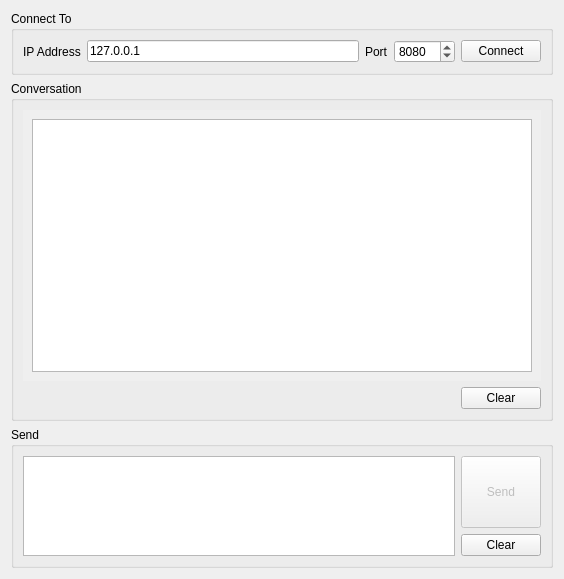
<?xml version="1.0" encoding="UTF-8"?>
<ui version="4.0">
 <class>TcpClientWidget</class>
 <widget class="QWidget" name="TcpClientWidget">
  <property name="geometry">
   <rect>
    <x>0</x>
    <y>0</y>
    <width>564</width>
    <height>579</height>
   </rect>
  </property>
  <property name="windowTitle">
   <string>TcpClient</string>
  </property>
  <layout class="QGridLayout" name="gridLayout_11">
   <item row="0" column="0">
    <widget class="QGroupBox" name="connectToGroupBox">
     <property name="title">
      <string>Connect To</string>
     </property>
     <layout class="QGridLayout" name="gridLayout">
      <item row="0" column="1">
       <widget class="QPushButton" name="actionPushButton">
        <property name="sizePolicy">
         <sizepolicy hsizetype="Minimum" vsizetype="Fixed">
          <horstretch>0</horstretch>
          <verstretch>0</verstretch>
         </sizepolicy>
        </property>
        <property name="text">
         <string>Connect</string>
        </property>
       </widget>
      </item>
      <item row="0" column="0">
       <layout class="QHBoxLayout" name="horizontalLayout">
        <item>
         <widget class="QLabel" name="label">
          <property name="text">
           <string>IP Address</string>
          </property>
         </widget>
        </item>
        <item>
         <widget class="QLineEdit" name="ipAddressLineEdit">
          <property name="text">
           <string>127.0.0.1</string>
          </property>
         </widget>
        </item>
        <item>
         <widget class="QLabel" name="label_2">
          <property name="text">
           <string>Port</string>
          </property>
         </widget>
        </item>
        <item>
         <widget class="QSpinBox" name="portSpinBox">
          <property name="maximum">
           <number>65536</number>
          </property>
          <property name="value">
           <number>8080</number>
          </property>
         </widget>
        </item>
       </layout>
      </item>
     </layout>
    </widget>
   </item>
   <item row="1" column="0">
    <widget class="QGroupBox" name="groupBox">
     <property name="title">
      <string>Conversation</string>
     </property>
     <layout class="QGridLayout" name="gridLayout_3">
      <item row="0" column="2">
       <widget class="QScrollArea" name="scrollArea">
        <property name="frameShape">
         <enum>QFrame::NoFrame</enum>
        </property>
        <property name="widgetResizable">
         <bool>true</bool>
        </property>
        <widget class="QWidget" name="scrollAreaWidgetContents">
         <property name="geometry">
          <rect>
           <x>0</x>
           <y>0</y>
           <width>518</width>
           <height>245</height>
          </rect>
         </property>
         <layout class="QGridLayout" name="gridLayout_4">
          <item row="0" column="0">
           <widget class="QTextEdit" name="conversationTextEdit">
            <property name="frameShape">
             <enum>QFrame::StyledPanel</enum>
            </property>
            <property name="frameShadow">
             <enum>QFrame::Sunken</enum>
            </property>
            <property name="readOnly">
             <bool>true</bool>
            </property>
           </widget>
          </item>
         </layout>
        </widget>
       </widget>
      </item>
      <item row="1" column="2">
       <layout class="QHBoxLayout" name="horizontalLayout_3">
        <item>
         <spacer name="horizontalSpacer_2">
          <property name="orientation">
           <enum>Qt::Horizontal</enum>
          </property>
          <property name="sizeHint" stdset="0">
           <size>
            <width>40</width>
            <height>20</height>
           </size>
          </property>
         </spacer>
        </item>
        <item>
         <widget class="QPushButton" name="clearConversationPushButton">
          <property name="text">
           <string>Clear</string>
          </property>
         </widget>
        </item>
       </layout>
      </item>
     </layout>
    </widget>
   </item>
   <item row="2" column="0">
    <widget class="QGroupBox" name="groupBox_2">
     <property name="title">
      <string>Send</string>
     </property>
     <layout class="QGridLayout" name="gridLayout_6">
      <item row="0" column="0">
       <layout class="QGridLayout" name="gridLayout_5">
        <item row="0" column="0">
         <widget class="QTextEdit" name="sendTextEdit">
          <property name="sizePolicy">
           <sizepolicy hsizetype="Expanding" vsizetype="Fixed">
            <horstretch>0</horstretch>
            <verstretch>0</verstretch>
           </sizepolicy>
          </property>
          <property name="minimumSize">
           <size>
            <width>0</width>
            <height>50</height>
           </size>
          </property>
          <property name="maximumSize">
           <size>
            <width>16777215</width>
            <height>100</height>
           </size>
          </property>
         </widget>
        </item>
        <item row="0" column="1">
         <layout class="QVBoxLayout" name="verticalLayout">
          <item>
           <widget class="QPushButton" name="sendPushButton">
            <property name="enabled">
             <bool>false</bool>
            </property>
            <property name="sizePolicy">
             <sizepolicy hsizetype="Minimum" vsizetype="Preferred">
              <horstretch>0</horstretch>
              <verstretch>0</verstretch>
             </sizepolicy>
            </property>
            <property name="text">
             <string>Send</string>
            </property>
           </widget>
          </item>
          <item>
           <widget class="QPushButton" name="clearSendPushButton">
            <property name="text">
             <string>Clear</string>
            </property>
           </widget>
          </item>
         </layout>
        </item>
       </layout>
      </item>
     </layout>
    </widget>
   </item>
  </layout>
 </widget>
 <resources/>
 <connections/>
</ui>
